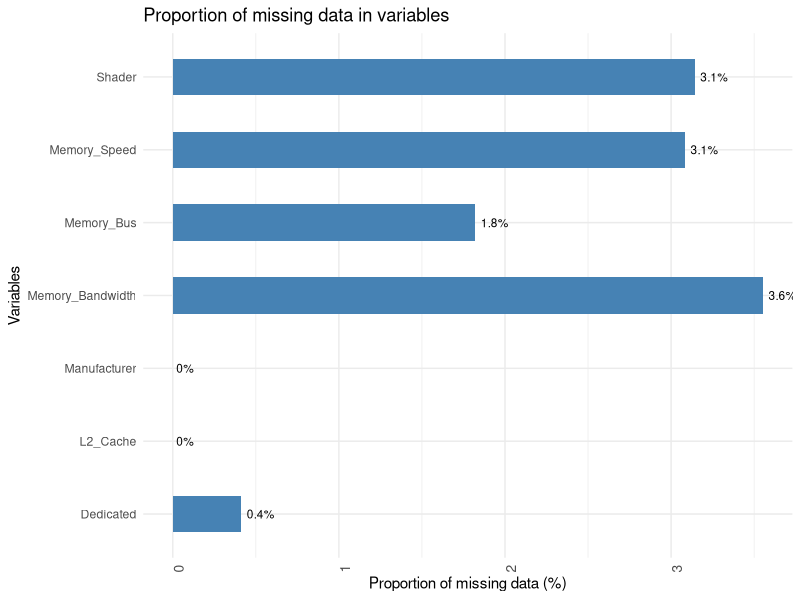
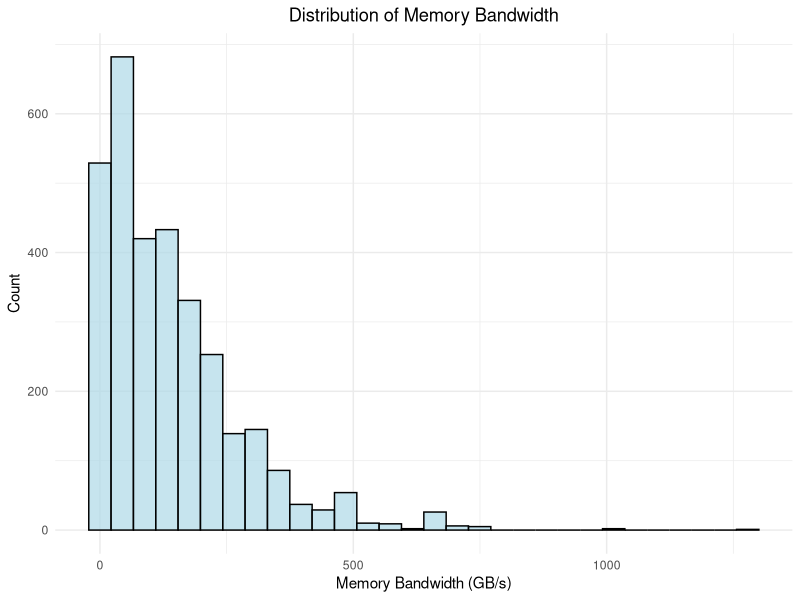
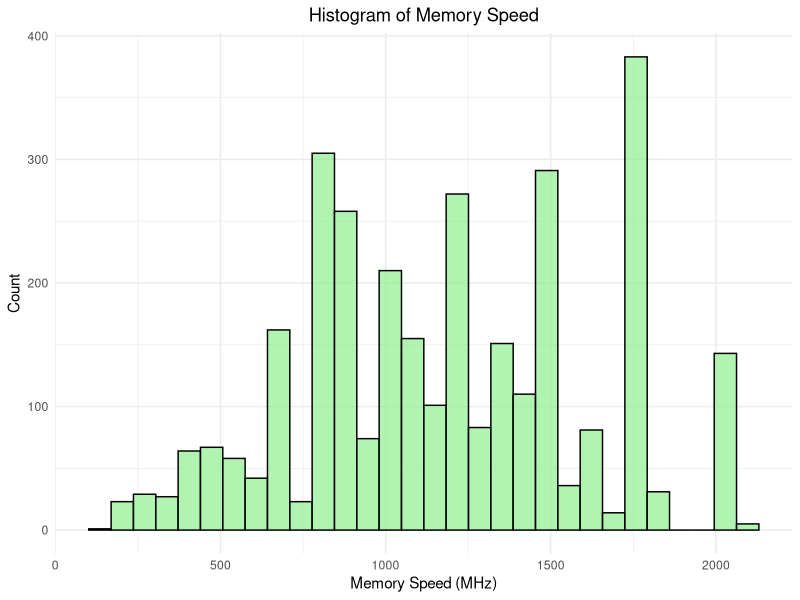
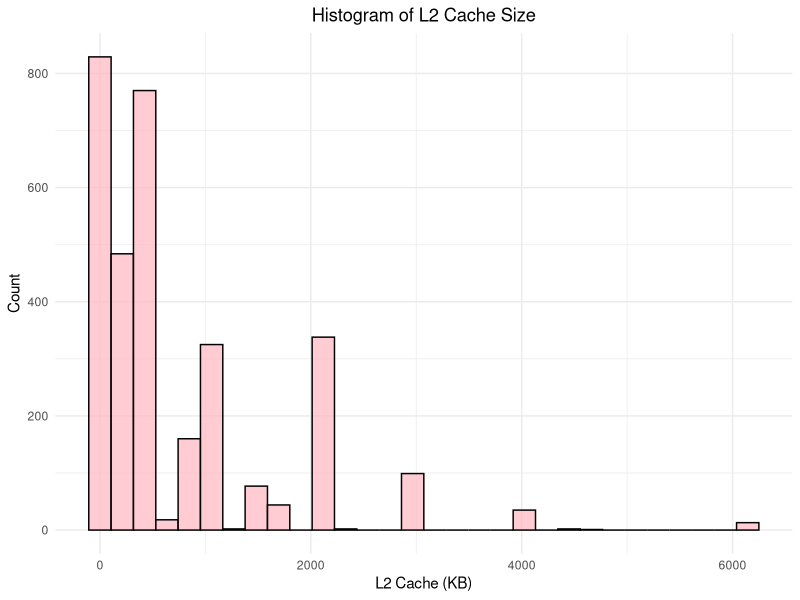
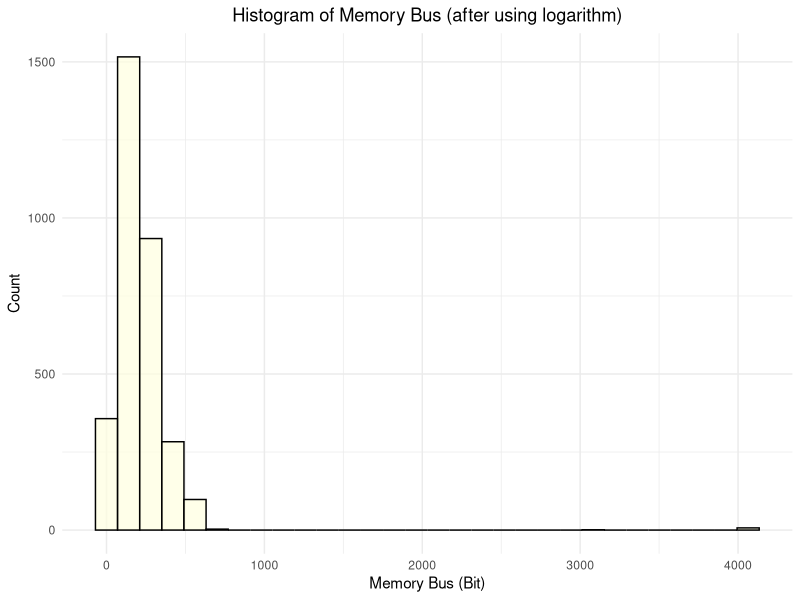
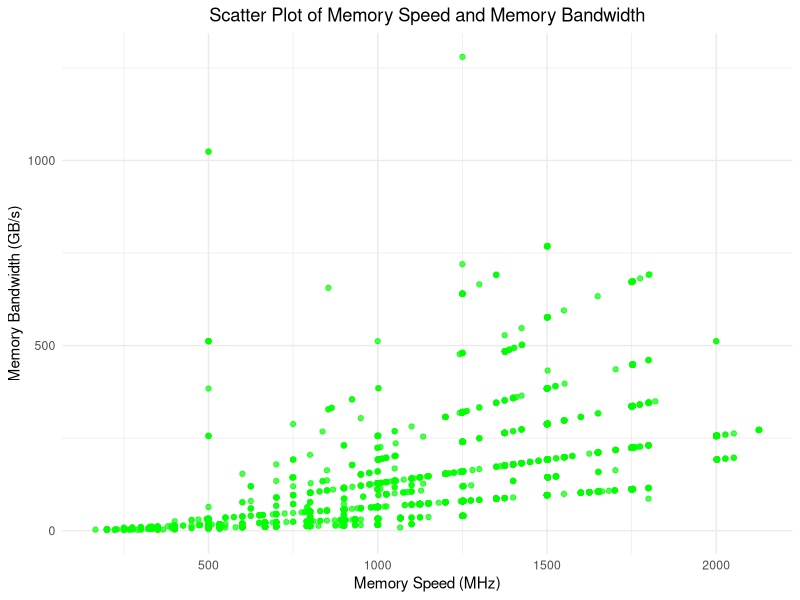
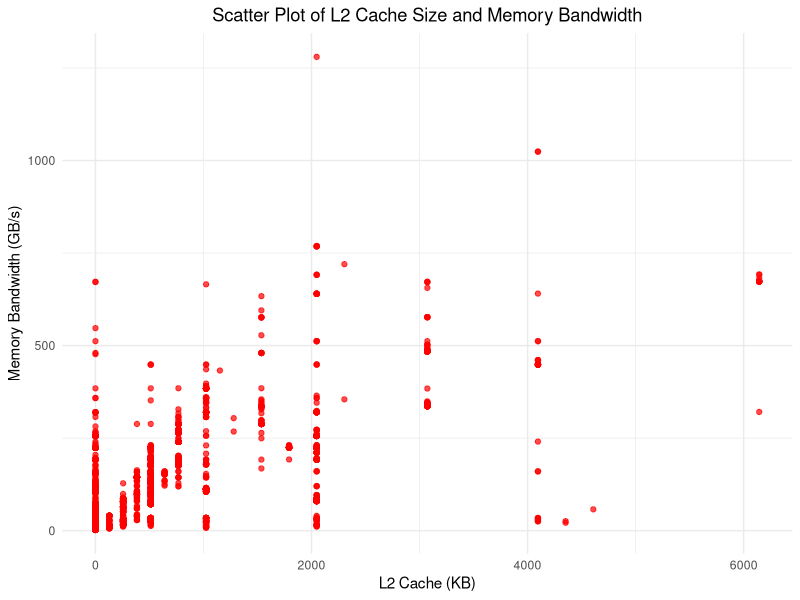
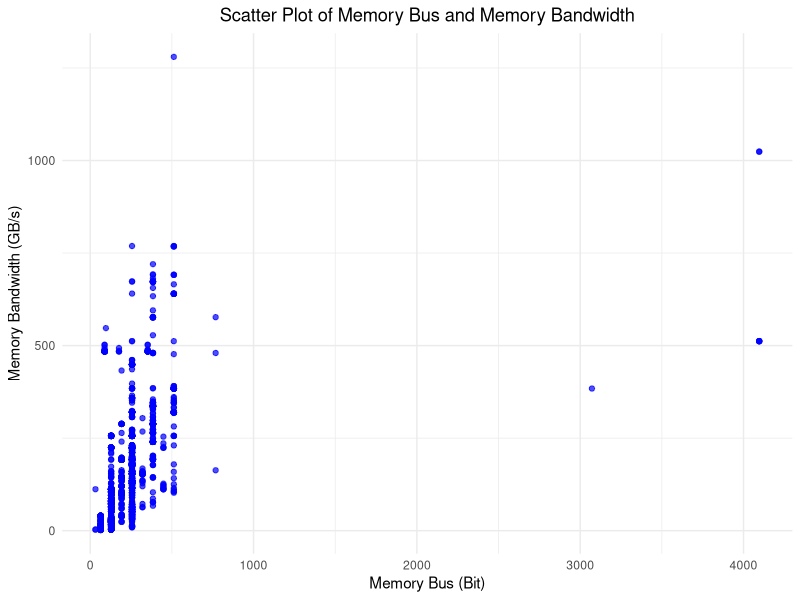

Recreate these plots in R, in order.
# Call libraries
library(ggplot2)
library(reshape2)  # For preparing data for correlation plot
library(caret)     # For training data
library(lattice)   # For boxplot

# Create directories for results
if (!dir.exists("Results")) {
  dir.create("Results")
  dir.create("Results/Histogram")
  dir.create("Results/Boxplot")
  dir.create("Results/Correlation")
  dir.create("Results/Missing")
  dir.create("Results/Residual")
  dir.create("Results/Scatter")
}

# Read CSV file
gpu_data <- read.csv("All_GPUs.csv")
head(gpu_data)

# Collect data
main_data <- gpu_data[c("Memory_Bandwidth", "Memory_Speed", "L2_Cache",
                        "Memory_Bus", "Shader", "Dedicated", "Manufacturer")]
head(main_data)

# Clean data
main_data[main_data == ""] <- NA
main_data[] <- lapply(main_data, function(x) gsub("^\\n-␣$", NA, x))
main_data[main_data == "NA"] <- NA

# Missing data statistics
na_summary <- data.frame(
  Column = names(main_data),
  NA_Count = sapply(main_data, function(x) sum(is.na(x))),
  NA_Percentage = sapply(main_data, function(x) mean(is.na(x)) * 100)
)

main_data <- na.omit(main_data)

# Plot statistical data
ggplot(na_summary, aes(x = Column, y = NA_Percentage)) +
  geom_bar(stat = "identity", fill = "steelblue", width = 0.5) +
  geom_text(
    aes(label = paste0(round(NA_Percentage, 1), "%")),
    hjust = -0.2,
    size = 3
  ) +
  labs(
    title = "Proportion of missing data in variables",
    x = "Variables",
    y = "Proportion of missing data (%)"
  ) +
  theme_minimal() +
  theme(
    axis.text.x = element_text(size = 10, angle = 90, hjust = 1)
  ) +
  coord_flip()
ggsave("Results/Missing/missing_data_plot.png",
       width = 10, height = 7,
       units = "in", dpi = 300, bg = "white")

columns_to_clean <- c("Memory_Bandwidth", "Memory_Bus", "Memory_Speed")

remove_units <- function(column) {
  cleaned_column <- gsub("[^0-9.]", "", column)
  as.numeric(cleaned_column)
}

main_data[columns_to_clean] <- lapply(main_data[columns_to_clean], remove_units)

reformat_cache <- function(cache_values) {
  extract_values <- function(x) {
    x <- gsub("\\s*KB", "", x)
    multiplier_match <- regexpr("\\(x[2-4]\\)", x)
    if (multiplier_match != -1) {
      multiplier <- as.numeric(substr(x, multiplier_match + 2,
                                      multiplier_match + 2))
      base_value <- as.numeric(substr(x, 1, multiplier_match - 1))
      base_value * multiplier
    } else {
      as.numeric(x)
    }
  }
  sapply(cache_values, extract_values)
}

main_data["L2_Cache"] <- lapply(main_data["L2_Cache"], reformat_cache)

# Transform variables
main_data$Memory_Bandwidth <- log(main_data$Memory_Bandwidth + 1)
main_data$Memory_Speed <- log(main_data$Memory_Speed + 1)
main_data$L2_Cache <- log(main_data$L2_Cache + 1)
main_data$Memory_Bus <- log(main_data$Memory_Bus + 1)

main_data$Memory_Bandwidth <- exp(main_data$Memory_Bandwidth) - 1
main_data$Memory_Speed <- exp(main_data$Memory_Speed) - 1
main_data$L2_Cache <- exp(main_data$L2_Cache) - 1
main_data$Memory_Bus <- exp(main_data$Memory_Bus) - 1

# Histograms
ggplot(main_data, aes(x = Memory_Bandwidth)) +
  geom_histogram(fill = "lightblue", color = "black", alpha = 0.7) +
  labs(
    title = "Distribution of Memory Bandwidth",
    x = "Memory Bandwidth (GB/s)",
    y = "Count"
  ) +
  theme_minimal() +
  theme(plot.title = element_text(hjust = 0.5))
ggsave("Results/Histogram/memory_bandwidth_histogram.png",
       width = 10, height = 7,
       units = "in", dpi = 300, bg = "white")

ggplot(main_data, aes(x = Memory_Speed)) +
  geom_histogram(fill = "lightgreen", color = "black", alpha = 0.7) +
  labs(
    title = "Histogram of Memory Speed",
    x = "Memory Speed (MHz)",
    y = "Count"
  ) +
  theme_minimal() +
  theme(plot.title = element_text(hjust = 0.5))
ggsave("Results/Histogram/memory_speed_histogram.png",
       width = 10, height = 7,
       units = "in", dpi = 300, bg = "white")

ggplot(main_data, aes(x = L2_Cache)) +
  geom_histogram(fill = "lightpink", color = "black", alpha = 0.7) +
  labs(
    title = "Histogram of L2 Cache Size",
    x = "L2 Cache (KB)",
    y = "Count"
  ) +
  theme_minimal() +
  theme(plot.title = element_text(hjust = 0.5))
ggsave("Results/Histogram/l2_cache_histogram.png",
       width = 10, height = 7,
       units = "in", dpi = 300, bg = "white")

ggplot(main_data, aes(x = Memory_Bus)) +
  geom_histogram(fill = "lightyellow", color = "black", alpha = 0.7) +
  labs(
    title = "Histogram of Memory Bus (after using logarithm)",
    x = "Memory Bus (Bit)",
    y = "Count"
  ) +
  theme_minimal() +
  theme(plot.title = element_text(hjust = 0.5))
ggsave("Results/Histogram/memory_bus_histogram.png",
       width = 10, height = 7,
       units = "in", dpi = 300, bg = "white")

# Scatter plots
ggplot(main_data, aes(x = Memory_Speed, y = Memory_Bandwidth)) +
  geom_point(color = "green", alpha = 0.7) +
  labs(
    title = "Scatter Plot of Memory Speed and Memory Bandwidth",
    x = "Memory Speed (MHz)",
    y = "Memory Bandwidth (GB/s)"
  ) +
  theme_minimal() +
  theme(plot.title = element_text(hjust = 0.5))
ggsave("Results/Scatter/memory_speed_scatter.png",
       width = 10, height = 7,
       units = "in", dpi = 300, bg = "white")

ggplot(main_data, aes(x = L2_Cache, y = Memory_Bandwidth)) +
  geom_point(color = "red", alpha = 0.7) +
  labs(
    title = "Scatter Plot of L2 Cache Size and Memory Bandwidth",
    x = "L2 Cache (KB)",
    y = "Memory Bandwidth (GB/s)"
  ) +
  theme_minimal() +
  theme(plot.title = element_text(hjust = 0.5))
ggsave("Results/Scatter/l2_cache_scatter.png",
       width = 10, height = 7,
       units = "in", dpi = 300, bg = "white")

ggplot(main_data, aes(x = Memory_Bus, y = Memory_Bandwidth)) +
  geom_point(color = "blue", alpha = 0.7) +
  labs(
    title = "Scatter Plot of Memory Bus and Memory Bandwidth",
    x = "Memory Bus (Bit)",
    y = "Memory Bandwidth (GB/s)"
  ) +
  theme_minimal() +
  theme(plot.title = element_text(hjust = 0.5))
ggsave("Results/Scatter/memory_bus_scatter.png",
       width = 10, height = 7,
       units = "in", dpi = 300, bg = "white")

# Correlation matrix
data <- main_data[c("Memory_Bandwidth", "Memory_Speed",
                    "L2_Cache", "Memory_Bus")]
cor_matrix <- cor(data)
cor_data <- melt(cor_matrix)

ggplot(cor_data, aes(x = Var1, y = Var2, fill = value)) +
  geom_tile(color = "white") +
  scale_fill_gradient2(
    low = "blue",
    mid = "white",
    high = "red",
    midpoint = 0,
    limit = c(-1, 1),
    name = "Correlation"
  ) +
  labs(title = "Correlation Diagram", x = "", y = "") +
  theme_minimal() +
  theme(
    axis.text.x = element_text(angle = 45, hjust = 1),
    plot.title = element_text(hjust = 0.5)
  )
ggsave("Results/Correlation/correlation_diagram.png",
       width = 10, height = 8,
       units = "in", dpi = 300, bg = "white")

# Boxplots
png("Results/Boxplot/memory_speed_boxplot.png",
    width = 8, height = 6,
    units = "in", res = 300, bg = "white")
boxplot(main_data$Memory_Speed,
        main = "Boxplot of Memory Speed",
        ylab = "Memory Speed (MHz)",
        col = "lightblue")
dev.off()

png("Results/Boxplot/l2_cache_boxplot.png",
    width = 8, height = 6,
    units = "in", res = 300, bg = "white")
boxplot(main_data$L2_Cache,
        main = "Boxplot of L2_Cache Size",
        ylab = "L2_Cache (KB)",
        col = "lightblue")
dev.off()

png("Results/Boxplot/memory_bus_boxplot.png",
    width = 8, height = 6,
    units = "in", res = 300, bg = "white")
boxplot(main_data$Memory_Bus,
        main = "Boxplot of Memory_Bus",
        ylab = "Memory_Bus (Bit)",
        col = "lightblue")
dev.off()

png("Results/Boxplot/memory_bandwidth_boxplot.png",
    width = 8, height = 6,
    units = "in", res = 300, bg = "white")
boxplot(main_data$Memory_Bandwidth,
        main = "Boxplot of Memory_Bandwidth",
        ylab = "Memory_Bandwidth (GB/s)",
        col = "lightblue")
dev.off()

# Linear regression model
set.seed(31112024)
train_index <- createDataPartition(
  main_data$Memory_Bandwidth,
  p = 0.8,
  list = FALSE
)
train_data <- main_data[train_index, ]
test_data <- main_data[-train_index, ]

# Model building
model <- lm(Memory_Bandwidth ~ Memory_Speed + L2_Cache + Memory_Bus,
            data = train_data)
summary(model)

# Residual plots
png("Results/Residual/residual_plots.png",
    width = 10, height = 12,
    units = "in", res = 300, bg = "white")
par(mfrow = c(2, 2))
plot(model)
dev.off()